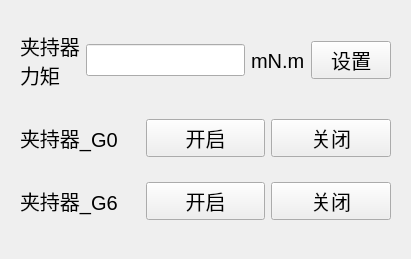
<?xml version="1.0" encoding="UTF-8"?>
<ui version="4.0">
 <class>Form_gripper</class>
 <widget class="QWidget" name="Form_gripper">
  <property name="geometry">
   <rect>
    <x>0</x>
    <y>0</y>
    <width>411</width>
    <height>259</height>
   </rect>
  </property>
  <property name="font">
   <font>
    <pointsize>15</pointsize>
   </font>
  </property>
  <property name="windowTitle">
   <string>夹持器控制</string>
  </property>
  <widget class="QWidget" name="gridLayoutWidget">
   <property name="geometry">
    <rect>
     <x>20</x>
     <y>100</y>
     <width>371</width>
     <height>141</height>
    </rect>
   </property>
   <layout class="QGridLayout" name="gridLayout">
    <item row="1" column="0">
     <widget class="QLabel" name="label_2">
      <property name="text">
       <string>夹持器_G6</string>
      </property>
     </widget>
    </item>
    <item row="0" column="1">
     <widget class="QPushButton" name="pushButton">
      <property name="text">
       <string>开启</string>
      </property>
      <property name="checkable">
       <bool>true</bool>
      </property>
     </widget>
    </item>
    <item row="1" column="1">
     <widget class="QPushButton" name="pushButton_2">
      <property name="text">
       <string>开启</string>
      </property>
      <property name="checkable">
       <bool>true</bool>
      </property>
     </widget>
    </item>
    <item row="0" column="0">
     <widget class="QLabel" name="label">
      <property name="text">
       <string>夹持器_G0</string>
      </property>
     </widget>
    </item>
    <item row="0" column="2">
     <widget class="QPushButton" name="pushButton_3">
      <property name="text">
       <string>关闭</string>
      </property>
      <property name="checkable">
       <bool>true</bool>
      </property>
     </widget>
    </item>
    <item row="1" column="2">
     <widget class="QPushButton" name="pushButton_4">
      <property name="text">
       <string>关闭</string>
      </property>
      <property name="checkable">
       <bool>true</bool>
      </property>
     </widget>
    </item>
   </layout>
  </widget>
  <widget class="QWidget" name="horizontalLayoutWidget">
   <property name="geometry">
    <rect>
     <x>20</x>
     <y>20</y>
     <width>371</width>
     <height>81</height>
    </rect>
   </property>
   <layout class="QHBoxLayout" name="horizontalLayout">
    <item>
     <widget class="QLabel" name="label_3">
      <property name="text">
       <string>夹持器
力矩</string>
      </property>
     </widget>
    </item>
    <item>
     <widget class="QLineEdit" name="lineEdit">
      <property name="toolTip">
       <string>&lt;html&gt;&lt;head/&gt;&lt;body&gt;&lt;p&gt;整数0~2000&lt;/p&gt;&lt;/body&gt;&lt;/html&gt;</string>
      </property>
      <property name="alignment">
       <set>Qt::AlignCenter</set>
      </property>
      <property name="placeholderText">
       <string/>
      </property>
     </widget>
    </item>
    <item>
     <widget class="QLabel" name="label_4">
      <property name="text">
       <string>mN.m</string>
      </property>
     </widget>
    </item>
    <item>
     <widget class="QPushButton" name="pushButton_5">
      <property name="text">
       <string>设置</string>
      </property>
     </widget>
    </item>
   </layout>
  </widget>
 </widget>
 <resources/>
 <connections>
  <connection>
   <sender>pushButton_5</sender>
   <signal>clicked()</signal>
   <receiver>Form_gripper</receiver>
   <slot>gripper_torque_set()</slot>
   <hints>
    <hint type="sourcelabel">
     <x>319</x>
     <y>49</y>
    </hint>
    <hint type="destinationlabel">
     <x>402</x>
     <y>65</y>
    </hint>
   </hints>
  </connection>
  <connection>
   <sender>pushButton</sender>
   <signal>clicked(bool)</signal>
   <receiver>Form_gripper</receiver>
   <slot>gripper_0_open()</slot>
   <hints>
    <hint type="sourcelabel">
     <x>194</x>
     <y>127</y>
    </hint>
    <hint type="destinationlabel">
     <x>443</x>
     <y>101</y>
    </hint>
   </hints>
  </connection>
  <connection>
   <sender>pushButton_3</sender>
   <signal>clicked(bool)</signal>
   <receiver>Form_gripper</receiver>
   <slot>gripper_0_close()</slot>
   <hints>
    <hint type="sourcelabel">
     <x>354</x>
     <y>138</y>
    </hint>
    <hint type="destinationlabel">
     <x>418</x>
     <y>150</y>
    </hint>
   </hints>
  </connection>
  <connection>
   <sender>pushButton_2</sender>
   <signal>clicked(bool)</signal>
   <receiver>Form_gripper</receiver>
   <slot>gripper_6_open()</slot>
   <hints>
    <hint type="sourcelabel">
     <x>235</x>
     <y>190</y>
    </hint>
    <hint type="destinationlabel">
     <x>369</x>
     <y>254</y>
    </hint>
   </hints>
  </connection>
  <connection>
   <sender>pushButton_4</sender>
   <signal>clicked(bool)</signal>
   <receiver>Form_gripper</receiver>
   <slot>gripper_6_close()</slot>
   <hints>
    <hint type="sourcelabel">
     <x>327</x>
     <y>194</y>
    </hint>
    <hint type="destinationlabel">
     <x>501</x>
     <y>205</y>
    </hint>
   </hints>
  </connection>
 </connections>
 <slots>
  <slot>gripper_torque_set()</slot>
  <slot>gripper_0_open()</slot>
  <slot>gripper_0_close()</slot>
  <slot>gripper_6_open()</slot>
  <slot>gripper_6_close()</slot>
 </slots>
</ui>
